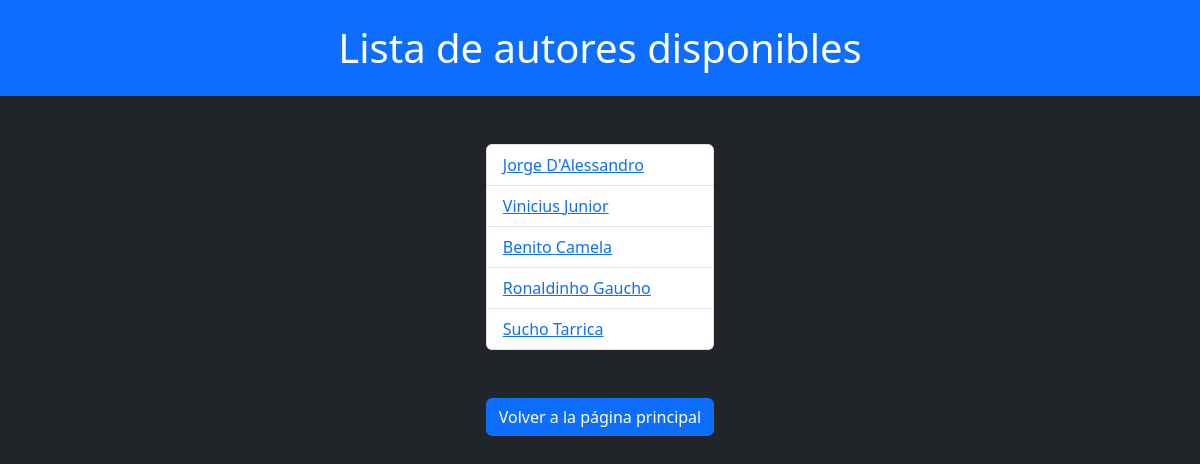
The page /books/autores/ on the database its author committed.
### books/models.py (models this page shows, shortened)
class Author(models.Model):
    first_name = models.CharField(max_length=50)
    last_name = models.CharField(max_length=50)
    birth_date = models.DateTimeField()

### books/views.py (the view)
# urls.py: path("autores/", views.author, name='author'),
def author(request):
    autores = Author.objects.all()
    return render(request, "books/autores.html", context={"autores": autores})

### books/templates/books/autores.html (shortened to what this page needs)
<!DOCTYPE html>
<html lang="en">
<head>
    <link href="https://cdn.jsdelivr.net/npm/bootstrap@5.3.3/dist/css/bootstrap.min.css" rel="stylesheet">
</head>
<body class="text-bg-dark">
    <h1 class="container-fluid text-center text-bg-primary p-4">Lista de autores disponibles</h1>
    <div class="d-grid mt-5 justify-content-center">
        <ul class="list-group">
            {% for autor in autores %}
                <li class="list-group-item"><a href="{% url 'books:author_detail' autor.id %}">{{ autor.first_name }} {{ autor.last_name }}</a></li>
            {% endfor %}
        </ul>
        <a class="mt-5" href="{% url 'books:index' %}"><button class="btn btn-primary" type="button">Volver a la página principal</button></a>
    </div>
</body>
</html>

### rows shown on the page
Author: first_name "Jorge", last_name "D'Alessandro"
Author: first_name "Vinicius", last_name "Junior"
Author: first_name "Benito", last_name "Camela"
Author: first_name "Ronaldinho", last_name "Gaucho"
Author: first_name "Sucho", last_name "Tarrica"
